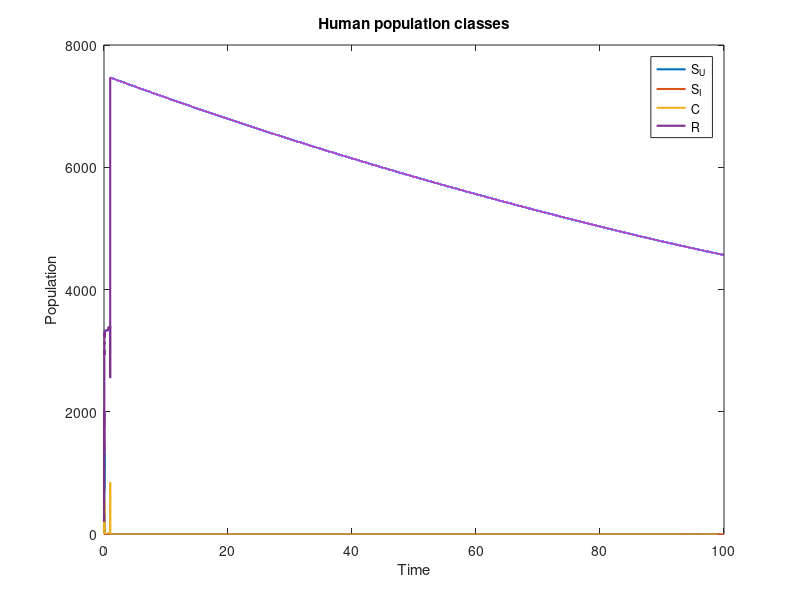
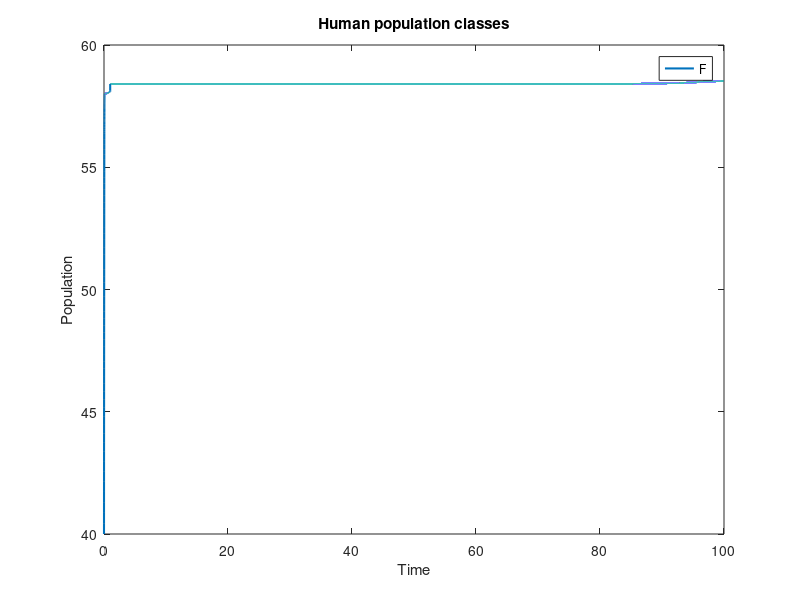
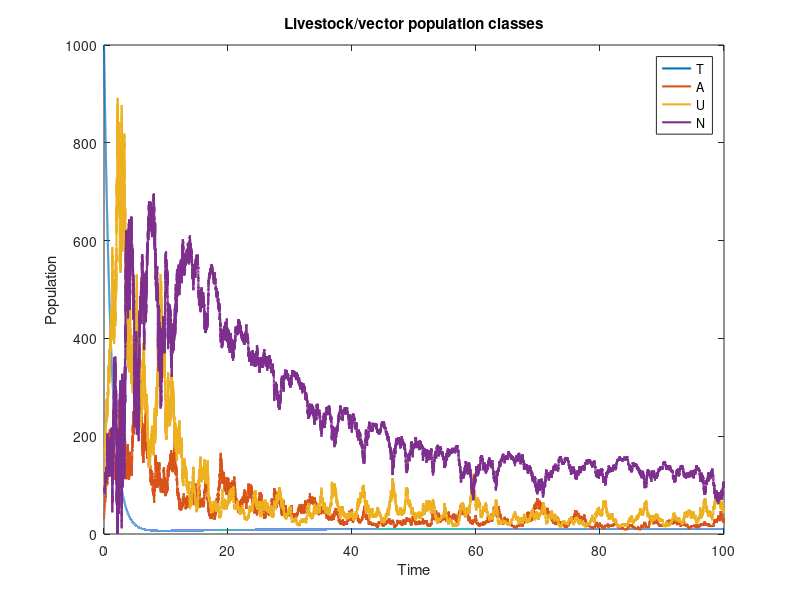

The MATLAB script that drew these images, in order:
clear; clc; close all;

%% Time settings
Tend = 100;
dt = 0.001;
t = 0:dt:Tend;
n = length(t);

%% Initial conditions
SU = zeros(1,n); SI = zeros(1,n); C = zeros(1,n); R = zeros(1,n); F = zeros(1,n);
T = zeros(1,n); A = zeros(1,n); U = zeros(1,n); N = zeros(1,n);

SU(1)=2000; SI(1)=1100; C(1)=50; R(1)=200; F(1)=40;
T(1)=1000; A(1)=30; U(1)=100; N(1)=90;

%% Parameters
LambdaS = 20; LambdaL = 10;
KS = 5000; KL = 2000;

rho = 0.4; kappa = 0.5;
alpha1 = 0.5; alpha2 = 0.1;

gamma1 = 0.1; gamma2 = 0.2; gamma3 = 0.3;
omega = 0.7; piL = 0.8;
epsilon = 0.5;

nu1 = 0.1; nu2 = 0.1;
muS = 0.005; muL = 0.05;

lambda = 1;   % set your value

%% Mean OU parameters
bar_beta1 = 0.8; beta10 = 0.8;
bar_beta2 = 0.5; beta20 = 0.5;
bar_beta3 = 0.7; beta30 = 0.7;

bar_eta1 = 0.2; eta10 = 0.2;
bar_eta2 = 0.3; eta20 = 0.3;

%% OU noise parameters
sigma_beta1 = 0.5;
sigma_beta2 = 0.5;
sigma_beta3 = 0.5;
sigma_eta1  = 0.5;
sigma_eta2  = 0.5;

theta_beta1 = 0.5;
theta_beta2 = 0.5;
theta_beta3 = 0.5;
theta_eta1  = 0.5;
theta_eta2  = 0.5;

%% Euler-Maruyama scheme
for i = 1:n-1
    ti = t(i);

    P = SU(i) + SI(i) + C(i) + R(i) + F(i);
    L = T(i) + A(i) + U(i) + N(i);

    b1 = bar_beta1 + (beta10 - bar_beta1)*exp(-theta_beta1*ti);
    b2 = bar_beta2 + (beta20 - bar_beta2)*exp(-theta_beta2*ti);
    b3 = bar_beta3 + (beta30 - bar_beta3)*exp(-theta_beta3*ti);

    e1 = bar_eta1 + (eta10 - bar_eta1)*exp(-theta_eta1*ti);
    e2 = bar_eta2 + (eta20 - bar_eta2)*exp(-theta_eta2*ti);

    sB1 = sigma_beta1/sqrt(2*theta_beta1)*sqrt(1 - exp(-2*theta_beta1*ti));
    sB2 = sigma_beta2/sqrt(2*theta_beta2)*sqrt(1 - exp(-2*theta_beta2*ti));
    sB3 = sigma_beta3/sqrt(2*theta_beta3)*sqrt(1 - exp(-2*theta_beta3*ti));

    sE1 = sigma_eta1/sqrt(2*theta_eta1)*sqrt(1 - exp(-2*theta_eta1*ti));
    sE2 = sigma_eta2/sqrt(2*theta_eta2)*sqrt(1 - exp(-2*theta_eta2*ti));

    dWb1 = sqrt(dt)*randn;
    dWb2 = sqrt(dt)*randn;
    dWb3 = sqrt(dt)*randn;
    dWe1 = sqrt(dt)*randn;
    dWe2 = sqrt(dt)*randn;

    SU(i+1) = SU(i) + ((1-rho)*LambdaS*(1-P/KS) ...
        - (alpha2*A(i) + gamma1*lambda + b2*A(i) + kappa + muS)*SU(i))*dt ...
        - sB2*A(i)*SU(i)*dWb2;

    SI(i+1) = SI(i) + (rho*LambdaS*(1-P/KS) + kappa*SU(i) ...
        - (alpha1*A(i) + b3*A(i) + gamma2*lambda + muS)*SI(i))*dt ...
        - sB3*A(i)*SI(i)*dWb3;

    C(i+1) = C(i) + ((alpha1*SI(i) + alpha2*SU(i))*A(i) ...
        - (gamma3*lambda + b1*A(i) + muS)*C(i))*dt ...
        - sB1*A(i)*C(i)*dWb1;

    R(i+1) = R(i) + ((b1*C(i) + b2*SU(i) + b3*SI(i))*A(i) ...
        - muS*R(i))*dt ...
        + sB1*C(i)*A(i)*dWb1 ...
        + sB2*SU(i)*A(i)*dWb2 ...
        + sB3*SI(i)*A(i)*dWb3;

    F(i+1) = F(i) + (gamma1*SU(i) + gamma2*SI(i) + gamma3*C(i))*lambda*dt;

    T(i+1) = T(i) + (LambdaL*(1-L/KL) - (piL + muL)*T(i))*dt;

    A(i+1) = A(i) + ((1-omega)*piL*T(i) + nu2*U(i) + nu1*N(i) ...
        - (epsilon + muL + e1*lambda)*A(i))*dt ...
        - sE1*lambda*A(i)*dWe1;

    U(i+1) = U(i) + (omega*piL*T(i) + epsilon*A(i) ...
        - (nu2 + muL + e2)*U(i))*dt ...
        - sE2*U(i)*dWe2;

    N(i+1) = N(i) + (e1*lambda*A(i) + e2*U(i) ...
        - (nu1 + muL)*N(i))*dt ...
        + sE1*lambda*A(i)*dWe1 ...
        + sE2*U(i)*dWe2;

    % Avoid negative populations
    SU(i+1)=max(SU(i+1),0); SI(i+1)=max(SI(i+1),0);
    C(i+1)=max(C(i+1),0); R(i+1)=max(R(i+1),0);
    F(i+1)=max(F(i+1),0); T(i+1)=max(T(i+1),0);
    A(i+1)=max(A(i+1),0); U(i+1)=max(U(i+1),0);
    N(i+1)=max(N(i+1),0);
end

%% Plot results
figure;
plot(t,SU,'LineWidth',1.5); hold on;
plot(t,SI,'LineWidth',1.5);
plot(t,C,'LineWidth',1.5);
plot(t,R,'LineWidth',1.5);
legend('S_U','S_I','C','R');
xlabel('Time'); ylabel('Population');
title('Human population classes');

figure;
plot(t,F,'LineWidth',1.5);
hold on;
legend('F');
xlabel('Time'); ylabel('Population');
title('Human population classes');

figure;
plot(t,T,'LineWidth',1.5); hold on;
plot(t,A,'LineWidth',1.5);
plot(t,U,'LineWidth',1.5);
plot(t,N,'LineWidth',1.5);
legend('T','A','U','N');
xlabel('Time'); ylabel('Population');
title('Livestock/vector population classes');
